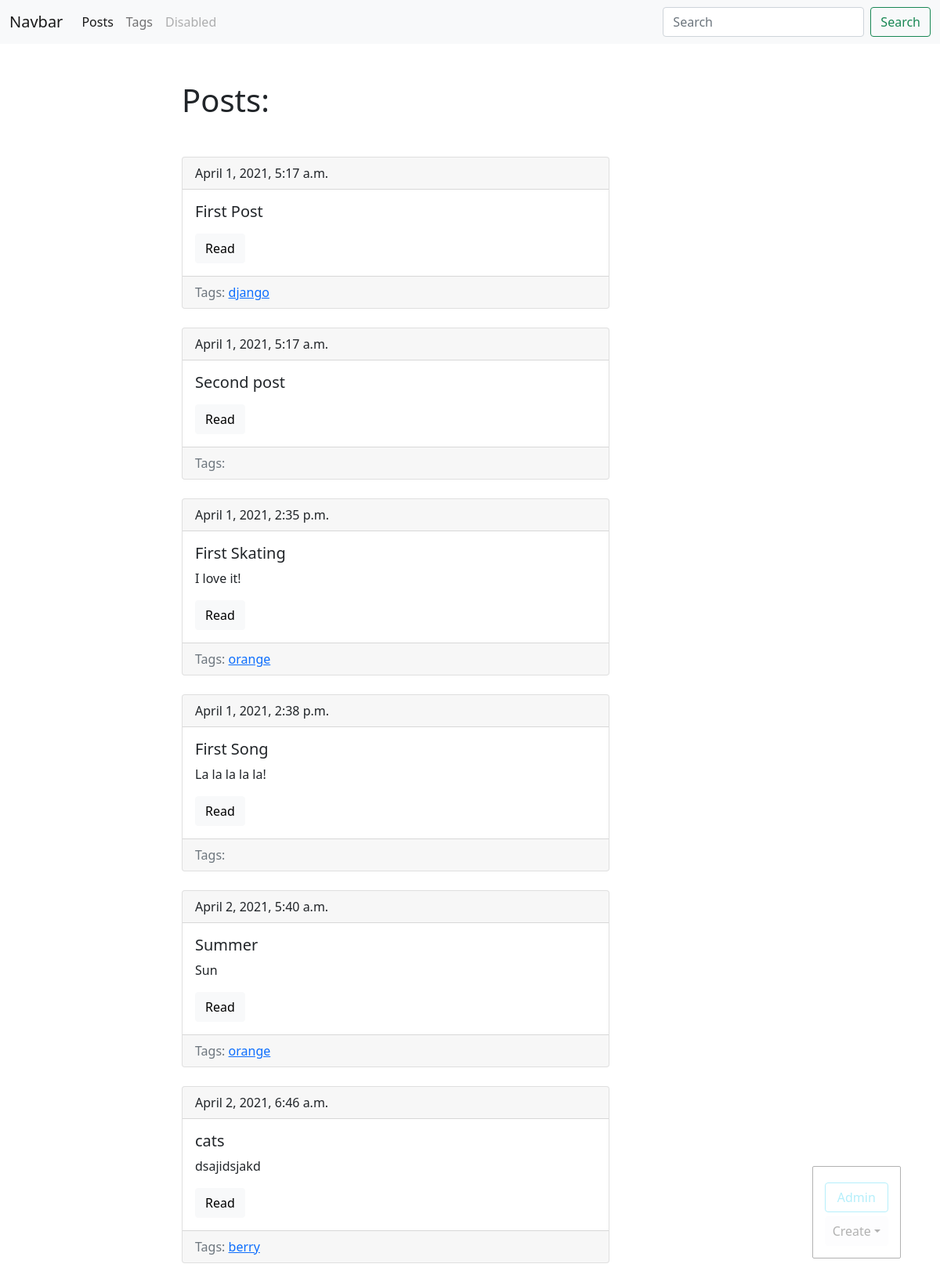
Page /blog/ (signed in) on the committed database.
### blog/models.py (models this page shows, shortened)
class Post(models.Model):
    title = models.CharField(max_length=150, db_index = True)
    slug = models.SlugField(max_length=150, unique=True, blank=True)
    body = models.TextField(blank=True, db_index=True)
    tags = models.ManyToManyField('Tag', blank=True, related_name='posts')
    date_pub = models.DateTimeField(auto_now_add=True)

class Tag(models.Model):
    title = models.CharField(max_length=50)
    slug = models.SlugField(max_length=50, unique=True)
    def get_absolute_url(self):
        return reverse('tag_detail_url', kwargs = {'slug':self.slug})

### blog/views.py (the view)
# urls.py: path('', posts_list, name='posts_list_url'),
def posts_list(request):
    posts = Post.objects.all()
    return render(request, 'blog/index.html', context = {'posts': posts})

### blog/templates/blog/index.html (shortened to what this page needs)
{% extends 'blog/base_blog.html'%}
{% block content %}
<h1 class="mb-5">Posts:</h1>
{% for post in posts %}
        {% include 'blog/includes/post_card_template.html'%}
{% endfor %}
{% endblock %}

### blog/templates/blog/includes/post_card_template.html
<div class="card mb-4">
    <div class="card-header">
        {{ post.date_pub }}
    </div>
    <div class="card-body">
        <h5 class="card-title">{{ post.title }}</h5>
        <p class="card-text">{{ post.body|truncatewords:15 }}</p>
        <a href="{% url 'post_detail_url' post.slug %}" class="btn btn-light">Read</a>
    </div>
    <div>
      <div class="card-footer text-muted">
          Tags:
          {% for tag in post.tags.all %}
          <a href="{{ tag.get_absolute_url }}">{{tag.title}}</a>
          {% endfor %}
          </div>
</div>
    </div>

### rows in the picture
Post: date_pub "April 1, 2021, 5:17 a.m.", title "First Post"
Tag: title "django"
Post: date_pub "April 1, 2021, 5:17 a.m.", title "Second post"
Post: date_pub "April 1, 2021, 2:35 p.m.", title "First Skating", body "I love it!"
Tag: title "orange"
Post: date_pub "April 1, 2021, 2:38 p.m.", title "First Song", body "La la la la la!"
Post: date_pub "April 2, 2021, 5:40 a.m.", title "Summer", body "Sun"
Post: date_pub "April 2, 2021, 6:46 a.m.", title "cats", body "dsajidsjakd"
Tag: title "berry"
